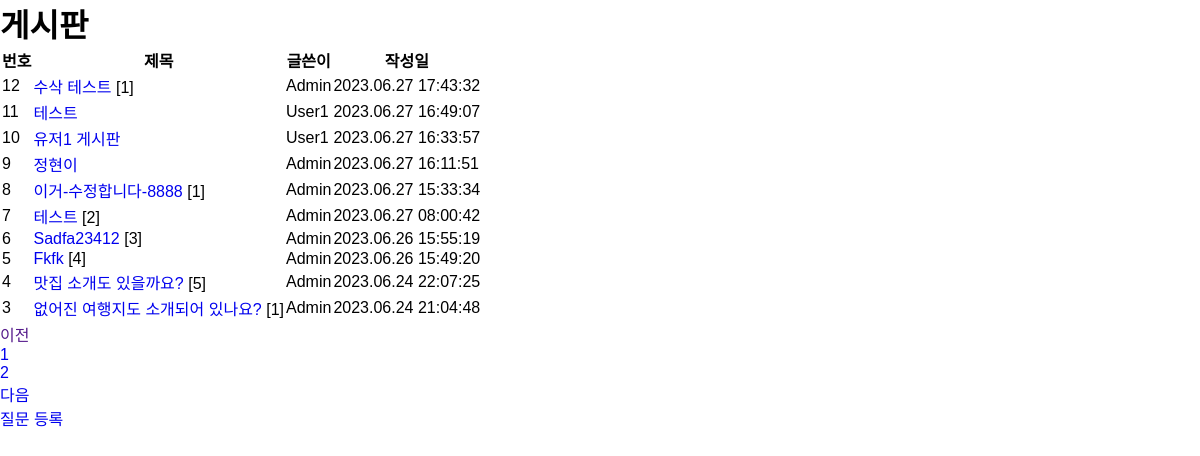
Page /board/ on the earlier database version.
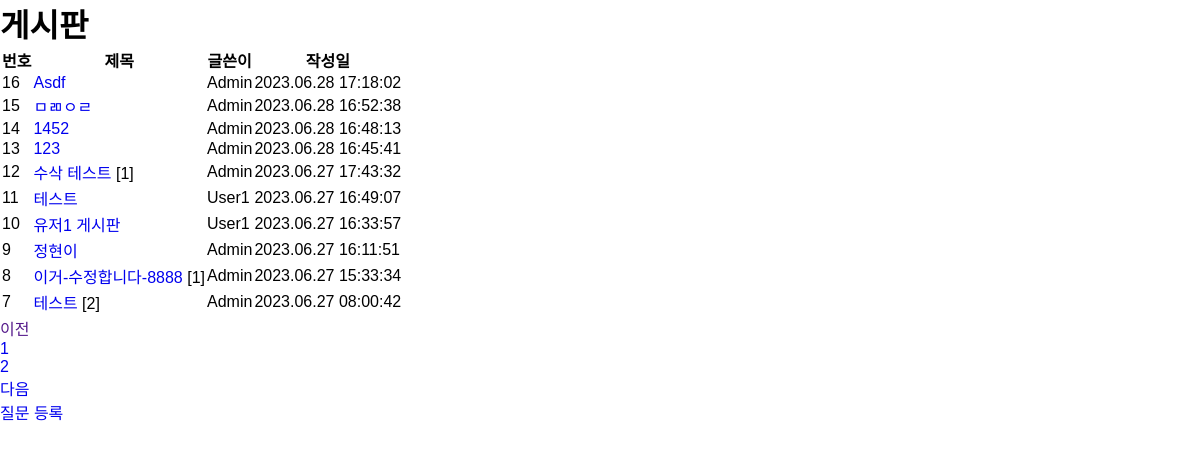
Same page on the later database version.
### board/models.py (models this page shows, shortened)
class Question(models.Model):
    author = models.ForeignKey(User, on_delete=models.CASCADE)
    subject = models.CharField(max_length=200)
    content = models.TextField()
    create_date = models.DateTimeField()
    modify_date = models.DateTimeField(null=True, blank=True)

### board/views.py (the view)
# urls.py: path('', views.question_list, name='question_list'),
def question_list(request):
    question_list = Question.objects.order_by('-create_date')
    page = request.GET.get('page', '1')
    paginator = Paginator(question_list, 10)    #페이지당 10개씩 보여주기
    page_obj = paginator.get_page(page)
    context = {'question_list': page_obj}
    return render(request, 'board/question_list.html', context)

### board/templatetags/board_filter.py (called while the page is built)
@register.filter
def sub(value, arg):
    return value - arg  #원래값 - 매개값 해주고 return -> |sub:arg 식으로 표기

### templates/board/question_list.html
{% extends 'base.html' %}
{% load board_filter %}
{% block content %}
<div class="container">
    <h1>게시판</h1>
    <section id="board_main">
        <table class="board_main_table">
            <thead>
                <tr>
                    <th>번호</th>
                    <th>제목</th>
                    <th>글쓴이</th>
                    <th>작성일</th>
                </tr>
            </thead>
            <tbody>
            {% if question_list %}
                {% for question in question_list %}
                <tr>
                    <td> {{ question_list.paginator.count|sub:question_list.start_index|sub:forloop.counter0|add:1 }} </td>
                    <td>
                        <a href="{% url 'board:detail' question.id %}">
                            {{ question.subject }}
                        </a>
                        {% if question.answer_set.count > 0 %}
                            <span class="text-danger small">[{{ question.answer_set.count }}]</span>
                        {% endif %}
                    </td>
                    <td>{{ question.author }}</td>
                    <td>{{ question.create_date|date:"Y.m.d H:i:s" }}</td>
                </tr>
                {% endfor %}
            {% else %}
                <p>질문이 없습니다.</p>
            {% endif %}
            </tbody>
        </table>
        <ul class="pagination">
            {% if question_list.has_previous %}
                <li class="page-item">
                    <a class="page-link" href="?page={{ question_list.previous_page_number }}">이전</a>
                </li>
            {% else %}
                <li class="page-item disabled">
                    <a class="page-link" href="">이전</a>
                </li>
            {% endif %}
            {% for page_number in question_list.paginator.page_range %}
                {% if page_number == question_list.number %}
                    <li class="page-item active">
                        <a class="page-link" href="?page={{ page_number }}">{{ page_number }}</a>
                    </li>
                {% else %}
                    <li class="page-item">
                        <a class="page-link" href="?page={{ page_number }}">{{ page_number }}</a>
                    </li>
                {% endif %}
            {% endfor %}
            {% if question_list.has_next %}
                <li class="page-item">
                    <a class="page-link" href="?page={{ question_list.next_page_number }}">다음</a>
                </li>
            {% else %}
                <li class="page-item disabled">
                    <a class="page-link" href="">다음</a>
                </li>
            {% endif %}
        </ul>
        <a href="{% url 'board:question_create' %}"
           class="board_main_q_btn">질문 등록</a>
    </section>
</div>
{% endblock %}

Differences in the rows shown:
no longer on this page (row unchanged): Question: paginator.count|sub "6", subject "Sadfa23412", answer_set.count "3", author "Admin", create_date "2023.06.26 15:55:19"
no longer on this page (row unchanged): Question: paginator.count|sub "5", subject "Fkfk", answer_set.count "4", author "Admin", create_date "2023.06.26 15:49:20"
no longer on this page (row unchanged): Question: paginator.count|sub "4", subject "맛집 소개도 있을까요?", answer_set.count "5", author "Admin", create_date "2023.06.24 22:07:25"
no longer on this page (row unchanged): Question: paginator.count|sub "3", subject "없어진 여행지도 소개되어 있나요?", answer_set.count "1", author "Admin", create_date "2023.06.24 21:04:48"
added Question: paginator.count|sub "16", subject "Asdf", author "Admin", create_date "2023.06.28 17:18:02"
added Question: paginator.count|sub "15", subject "ㅁㄻㅇㄹ", author "Admin", create_date "2023.06.28 16:52:38"
added Question: paginator.count|sub "14", subject "1452", author "Admin", create_date "2023.06.28 16:48:13"
added Question: paginator.count|sub "13", subject "123", author "Admin", create_date "2023.06.28 16:45:41"
